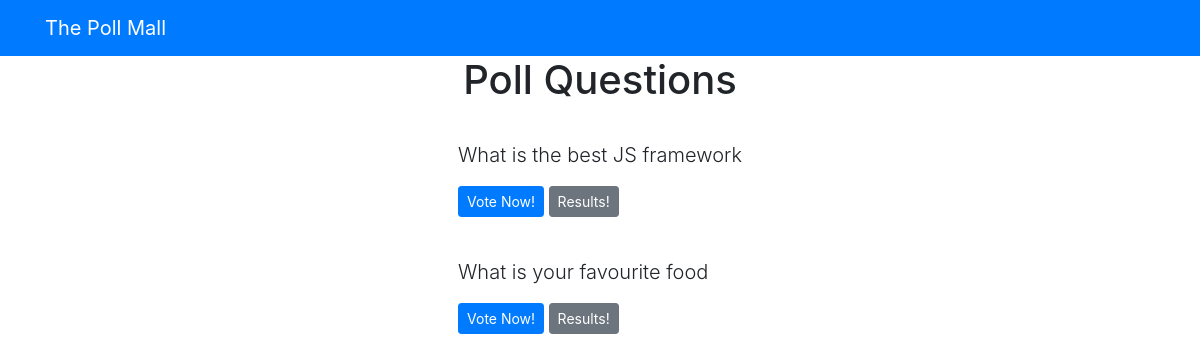
/polls/, run on an earlier commit of the app's database.
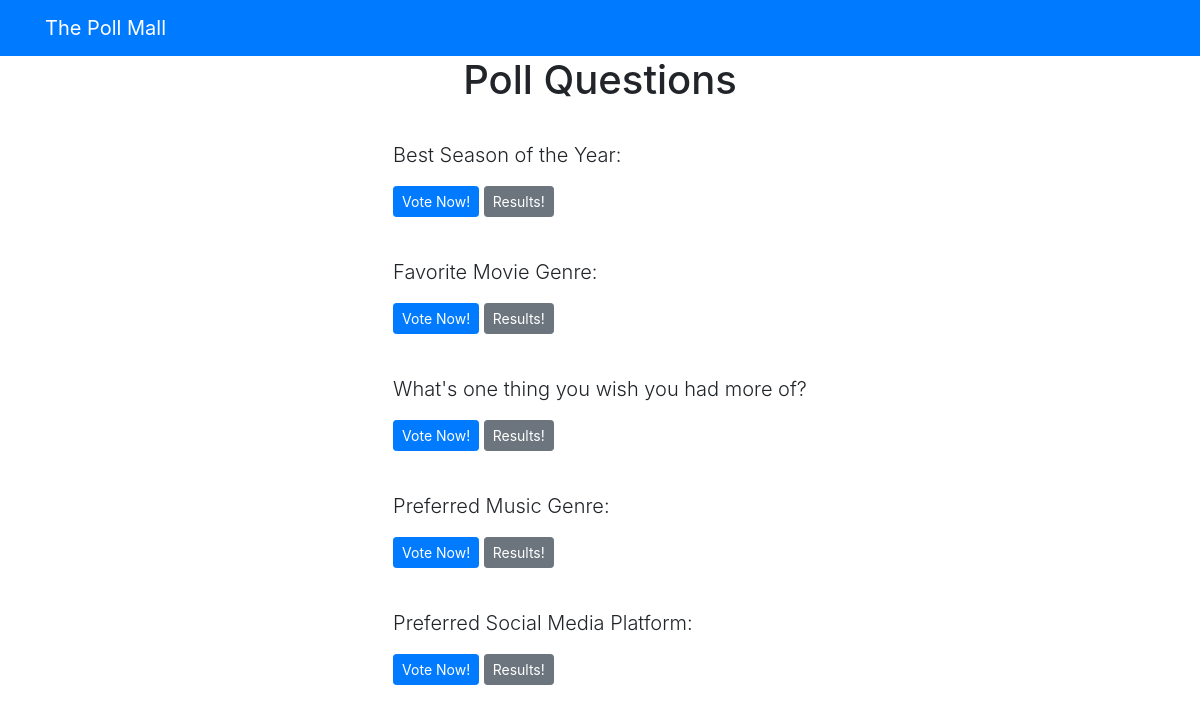
And on a later commit of the database.
### pollApp/models.py (models this page shows, shortened)
class Question(models.Model):
    question_text = models.CharField(max_length = 200)
    publishing_date = models.DateTimeField('date_published')

### pollApp/views.py (the view)
# urls.py: path('',views.index ,name='index')
def index(request):
    latest_question_list = Question.objects.order_by('-publishing_date')[:5]
    context = {'latest_question_list': latest_question_list}
    return render(request, 'polls/index.html', context)

### templates/polls/index.html
{% extends 'base.html' %}
{% block content %}
<h1 class = 'text-center mb-3'>
    Poll Questions
</h1>
{% if latest_question_list %}
    {% for question in latest_question_list %}
        <div class = card-mb-3>
            <div class = "card-body" >
                <p class ="lead"> {{ question.question_text }}</p>
                <a href = "{% url 'polls:detail' question.id %}"
                class = "btn btn-primary btn-sm"> Vote Now! </a>
                <a href = "{% url 'polls:results' question.id %}"
                class = "btn btn-secondary btn-sm"> Results! </a>
            </div>
        </div>
    {% endfor %}
{% else %}
<p> No Polls available</p>
{% endif %}
{% endblock %}

What changed in the data, as far as the page shows it:
no longer on this page (row unchanged): Question: question_text "What is the best JS framework"
no longer on this page (row unchanged): Question: question_text "What is your favourite food"
added Question: question_text "Best Season of the Year:"
added Question: question_text "Favorite Movie Genre:"
added Question: question_text "What's one thing you wish you had more of?"
added Question: question_text "Preferred Music Genre:"
added Question: question_text "Preferred Social Media Platform:"
